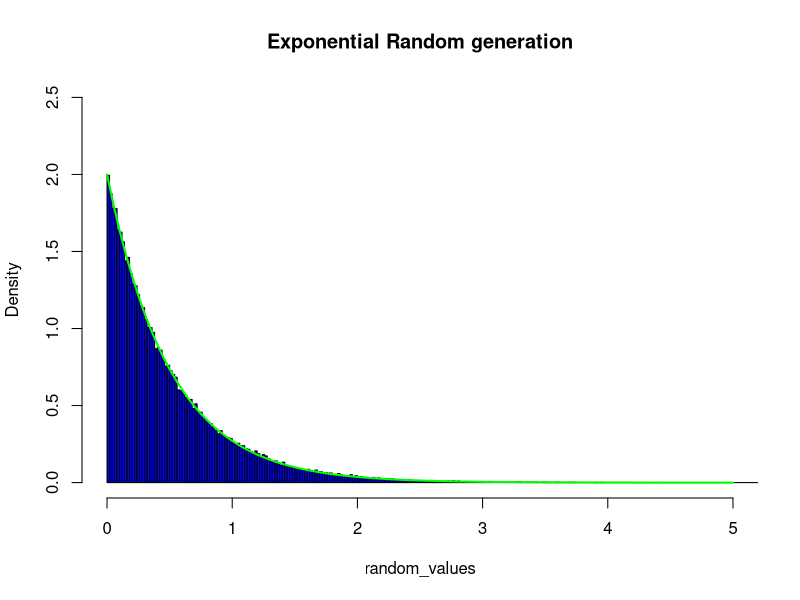
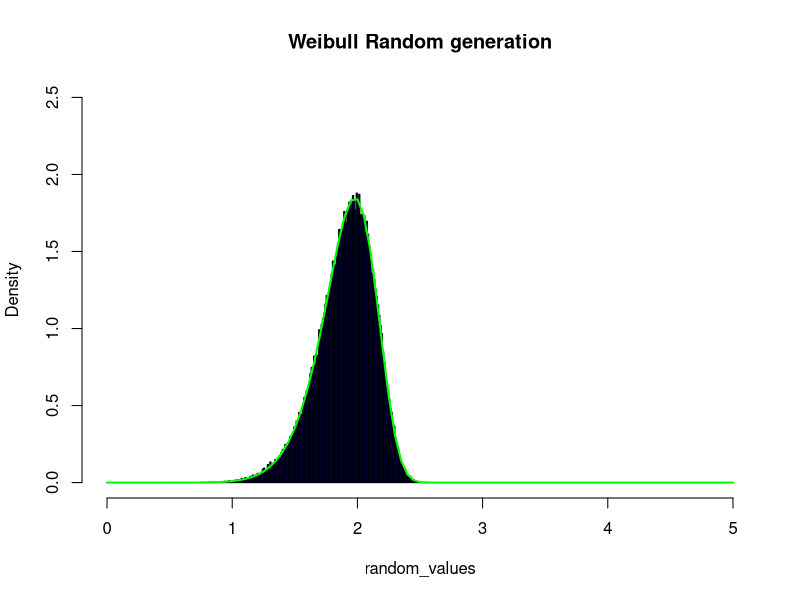
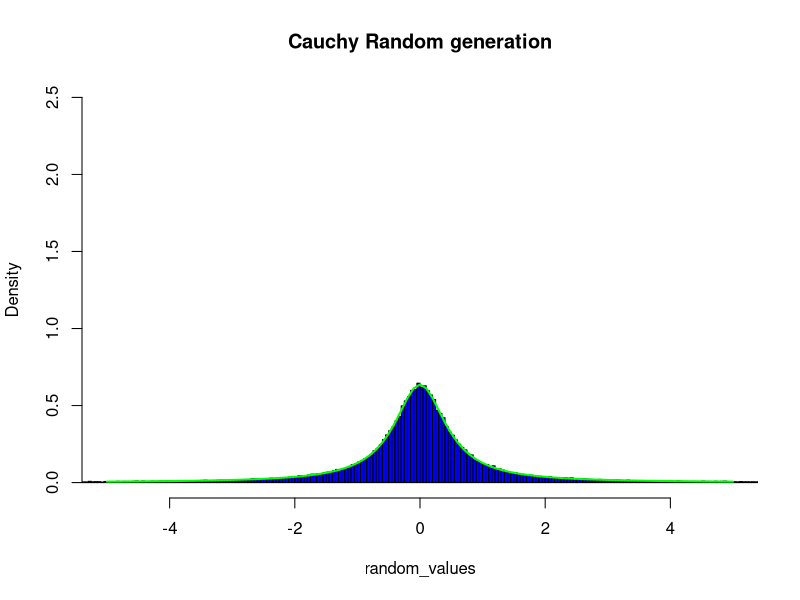

Recreate these plots in R, in order.
## ---- chunk 1

#tini <- proc.time()

lambda <- 2
nsim <- 10^5
set.seed(1)
U <- runif(nsim)
random_values <- -log(U)/lambda # -log(1-U)/lambda
#tiempo <- proc.time() - tini
#tiempo
## user system elapsed
## 0.00 0.01 0.02
hist(random_values, breaks = "FD", freq = FALSE, main= "Exponential Random generation",
xlim = c(0, 5), ylim = c(0, 2.5), col="blue")
curve(dexp(x, lambda), lwd = 2, add = TRUE, col="green")

## ---- chunk 2

#tini <- proc.time()

lambda <- 2
k <- 10
nsim <- 10^5
set.seed(1)
U <- runif(nsim)
random_values <- lambda*(-log(U))^(1/k)
#tiempo <- proc.time() - tini
#tiempo
## user system elapsed
## 0.00 0.01 0.02
hist(random_values, breaks = "FD", freq = FALSE, main= "Weibull Random generation",
xlim = c(0, 5), ylim = c(0, 2.5), col="blue")
curve(dweibull(x, k, lambda), lwd = 2, add = TRUE, col="green")

## ---- chunk 3
#tini <- proc.time()

gam <- 0.5
x0 <- 0
nsim <- 10^5
set.seed(1)
U <- runif(nsim)
random_values <- x0+gam*tan(pi*(U-1/2))

hist(random_values, 
     breaks = "FD", 
     freq = FALSE, 
     main= "Cauchy Random generation", 
     xlim = c(-5, 5), 
     ylim = c(0, 2.5), 
     col="blue")
curve(dcauchy(x, location = x0, scale = gam), lwd = 2, add = TRUE, col="green")
